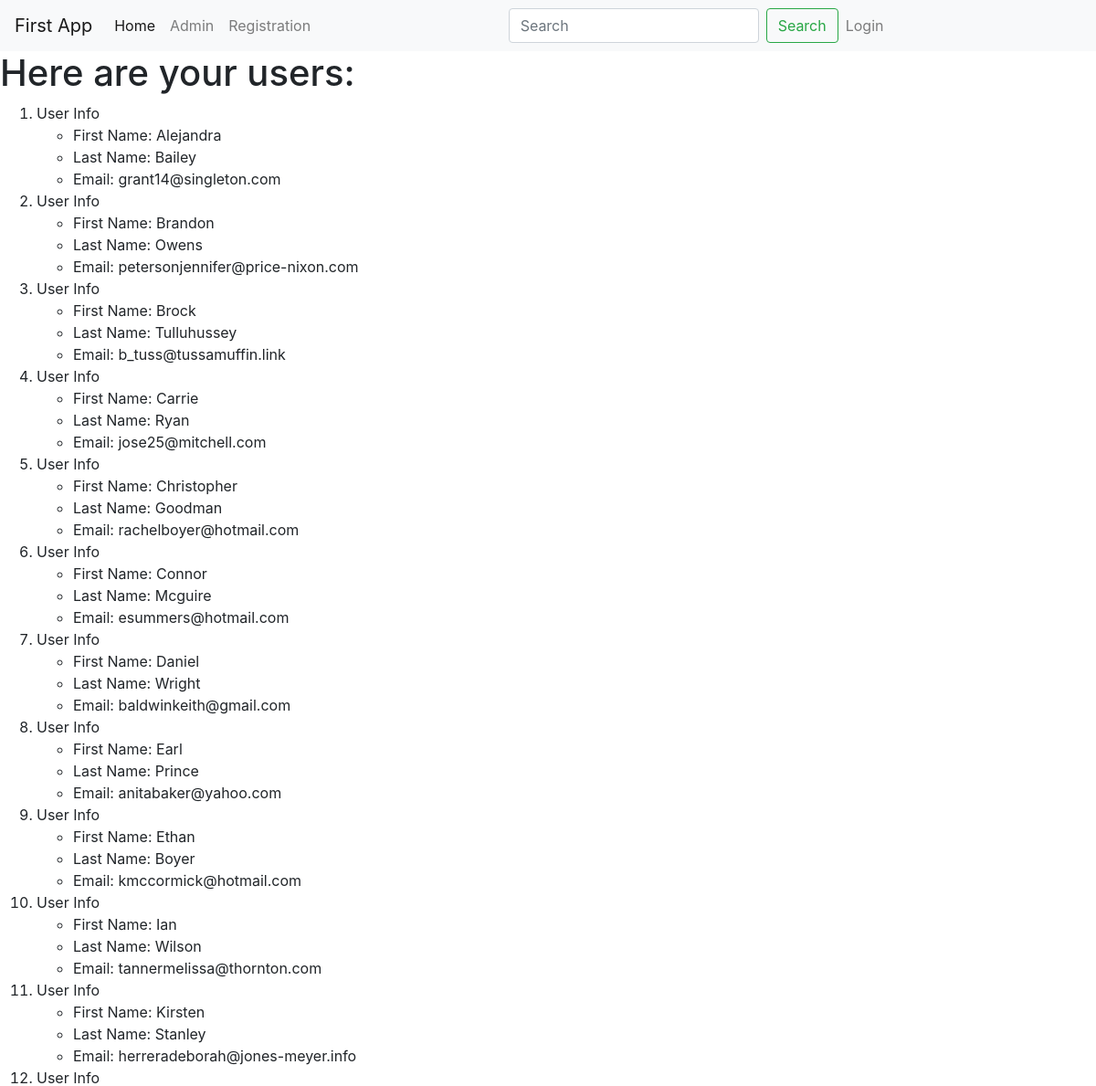
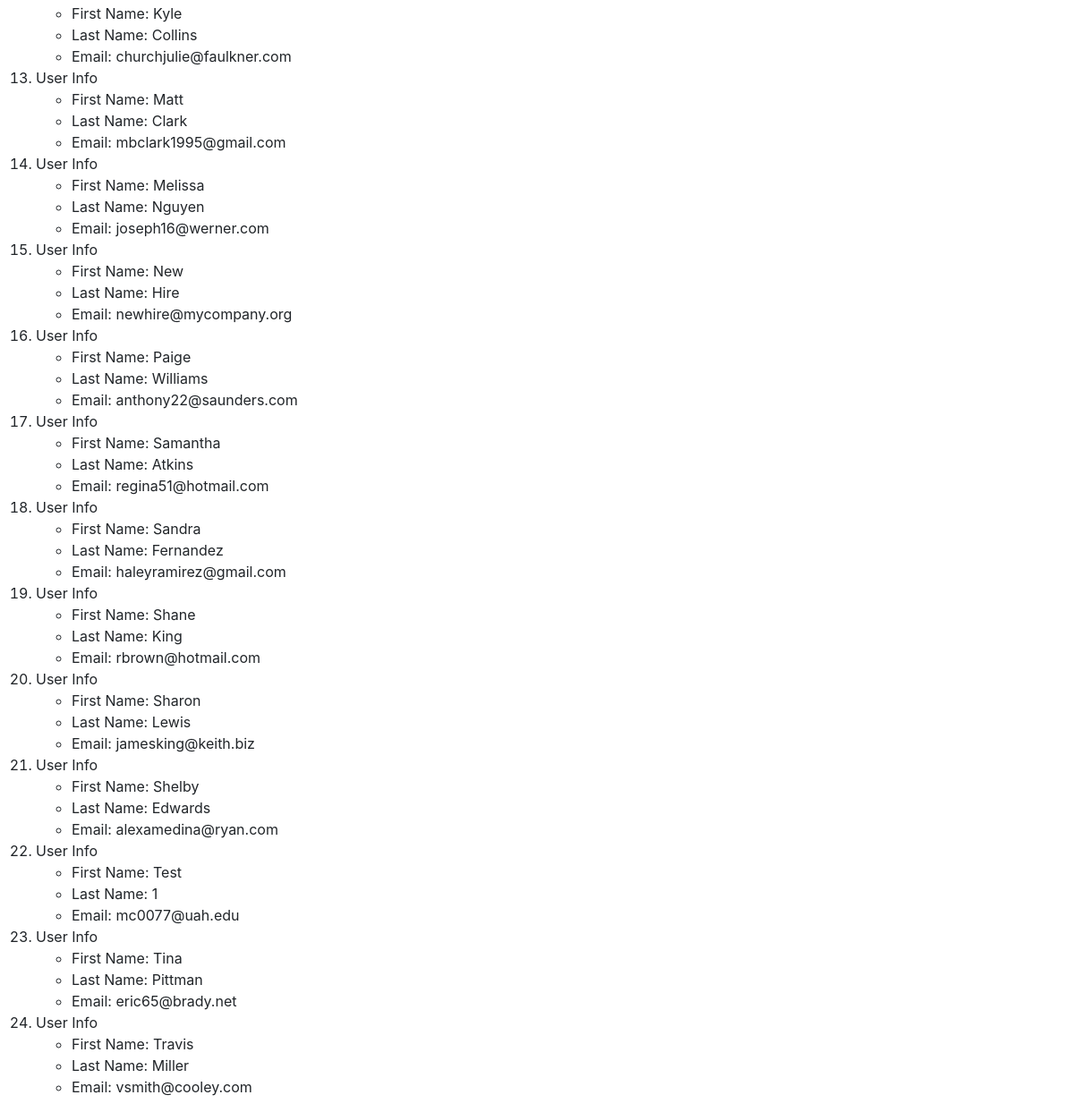
/first_app/users/, run on the app's committed database (2 pictures, top to bottom).
### first_app/models.py (models this page shows, shortened)
class User(models.Model):
    email_address = models.EmailField(max_length= 264, unique = True)
    first_name = models.CharField(max_length= 128)
    last_name = models.CharField(max_length= 128)

### first_app/views.py (the view)
def users(request):
    user_list = User.objects.order_by("first_name")
    user_dict = {'users':user_list}
    return render(request, "first_app/users.html", context=user_dict)

### templates/first_app/users.html
<!doctype html>
{% extends "first_app/base.html" %}
{% block body_block %}
<h1>Here are your users:</h1>
    {% if users%}
    <ol>
      {% for person in users %}
      <li>User Info</li>
        <ul>
          <li>First Name: {{person.first_name}}</li>
          <li>Last Name: {{person.last_name}}</li>
          <li>Email: {{person.email_address}}</li>
        </ul>
        {% endfor %}
    </ol>
    {% endif %}
{% endblock %}

### data on the page
User: first_name "Alejandra", last_name "Bailey", email_address "grant14@singleton.com"
User: first_name "Brandon", last_name "Owens", email_address "petersonjennifer@price-nixon.com"
User: first_name "Brock", last_name "Tulluhussey", email_address "b_tuss@tussamuffin.link"
User: first_name "Carrie", last_name "Ryan", email_address "jose25@mitchell.com"
User: first_name "Christopher", last_name "Goodman", email_address "rachelboyer@hotmail.com"
User: first_name "Connor", last_name "Mcguire", email_address "esummers@hotmail.com"
User: first_name "Daniel", last_name "Wright", email_address "baldwinkeith@gmail.com"
User: first_name "Earl", last_name "Prince", email_address "anitabaker@yahoo.com"
User: first_name "Ethan", last_name "Boyer", email_address "kmccormick@hotmail.com"
User: first_name "Ian", last_name "Wilson", email_address "tannermelissa@thornton.com"
User: first_name "Kirsten", last_name "Stanley", email_address "herreradeborah@jones-meyer.info"
User: first_name "Kyle", last_name "Collins", email_address "churchjulie@faulkner.com"
User: first_name "Matt", last_name "Clark", email_address "mbclark1995@gmail.com"
User: first_name "Melissa", last_name "Nguyen", email_address "joseph16@werner.com"
User: first_name "New", last_name "Hire", email_address "newhire@mycompany.org"
User: first_name "Paige", last_name "Williams", email_address "anthony22@saunders.com"
User: first_name "Samantha", last_name "Atkins", email_address "regina51@hotmail.com"
User: first_name "Sandra", last_name "Fernandez", email_address "haleyramirez@gmail.com"
User: first_name "Shane", last_name "King", email_address "rbrown@hotmail.com"
User: first_name "Sharon", last_name "Lewis", email_address "jamesking@keith.biz"
User: first_name "Shelby", last_name "Edwards", email_address "alexamedina@ryan.com"
User: first_name "Test", last_name "1", email_address "mc0077@uah.edu"
User: first_name "Tina", last_name "Pittman", email_address "eric65@brady.net"
User: first_name "Travis", last_name "Miller", email_address "vsmith@cooley.com"
